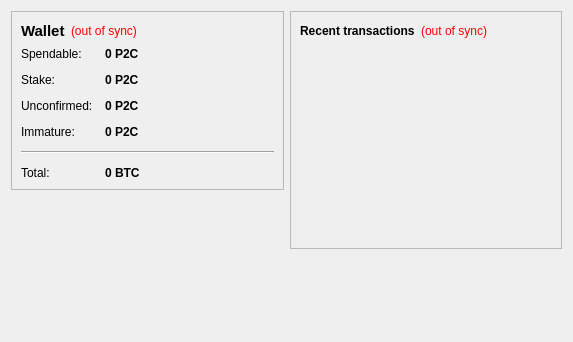
<?xml version="1.0" encoding="UTF-8"?>
<ui version="4.0">
 <class>OverviewPage</class>
 <widget class="QWidget" name="OverviewPage">
  <property name="geometry">
   <rect>
    <x>0</x>
    <y>0</y>
    <width>573</width>
    <height>342</height>
   </rect>
  </property>
  <property name="windowTitle">
   <string>Form</string>
  </property>
  <layout class="QHBoxLayout" name="horizontalLayout" stretch="1,1">
   <item>
    <layout class="QVBoxLayout" name="verticalLayout_2">
     <item>
      <widget class="QFrame" name="frame">
       <property name="frameShape">
        <enum>QFrame::StyledPanel</enum>
       </property>
       <property name="frameShadow">
        <enum>QFrame::Raised</enum>
       </property>
       <layout class="QVBoxLayout" name="verticalLayout_4">
        <item>
         <layout class="QHBoxLayout" name="horizontalLayout_4">
          <item>
           <widget class="QLabel" name="label_5">
            <property name="font">
             <font>
              <pointsize>11</pointsize>
              <weight>75</weight>
              <bold>true</bold>
             </font>
            </property>
            <property name="text">
             <string>Wallet</string>
            </property>
           </widget>
          </item>
          <item>
           <widget class="QLabel" name="labelWalletStatus">
            <property name="toolTip">
             <string>The displayed information may be out of date. Your wallet automatically synchronizes with the Pay2c network after a connection is established, but this process has not completed yet.</string>
            </property>
            <property name="styleSheet">
             <string notr="true">QLabel { color: red; }</string>
            </property>
            <property name="text">
             <string notr="true">(out of sync)</string>
            </property>
            <property name="alignment">
             <set>Qt::AlignLeading|Qt::AlignLeft|Qt::AlignVCenter</set>
            </property>
           </widget>
          </item>
          <item>
           <spacer name="horizontalSpacer_2">
            <property name="orientation">
             <enum>Qt::Horizontal</enum>
            </property>
            <property name="sizeHint" stdset="0">
             <size>
              <width>40</width>
              <height>20</height>
             </size>
            </property>
           </spacer>
          </item>
         </layout>
        </item>
        <item>
         <layout class="QFormLayout" name="formLayout_2">
          <property name="fieldGrowthPolicy">
           <enum>QFormLayout::AllNonFixedFieldsGrow</enum>
          </property>
          <property name="horizontalSpacing">
           <number>12</number>
          </property>
          <property name="verticalSpacing">
           <number>12</number>
          </property>
          <item row="0" column="0">
           <widget class="QLabel" name="label">
            <property name="text">
             <string>Spendable:</string>
            </property>
           </widget>
          </item>
          <item row="0" column="1">
           <widget class="QLabel" name="labelBalance">
            <property name="font">
             <font>
              <weight>75</weight>
              <bold>true</bold>
             </font>
            </property>
            <property name="cursor">
             <cursorShape>IBeamCursor</cursorShape>
            </property>
            <property name="toolTip">
             <string>Your current spendable balance</string>
            </property>
            <property name="text">
             <string notr="true">0 P2C</string>
            </property>
            <property name="textInteractionFlags">
             <set>Qt::LinksAccessibleByMouse|Qt::TextSelectableByKeyboard|Qt::TextSelectableByMouse</set>
            </property>
           </widget>
          </item>
          <item row="1" column="0">
           <widget class="QLabel" name="label_6">
            <property name="text">
             <string>Stake:</string>
            </property>
           </widget>
          </item>
          <item row="1" column="1">
           <widget class="QLabel" name="labelStake">
            <property name="font">
             <font>
              <weight>75</weight>
              <bold>true</bold>
             </font>
            </property>
            <property name="cursor">
             <cursorShape>IBeamCursor</cursorShape>
            </property>
            <property name="toolTip">
             <string>Total of coins that was staked, and do not yet count toward the current balance</string>
            </property>
            <property name="text">
             <string notr="true">0 P2C</string>
            </property>
            <property name="textInteractionFlags">
             <set>Qt::LinksAccessibleByMouse|Qt::TextSelectableByKeyboard|Qt::TextSelectableByMouse</set>
            </property>
           </widget>
          </item>
          <item row="2" column="0">
           <widget class="QLabel" name="label_3">
            <property name="text">
             <string>Unconfirmed:</string>
            </property>
           </widget>
          </item>
          <item row="2" column="1">
           <widget class="QLabel" name="labelUnconfirmed">
            <property name="font">
             <font>
              <weight>75</weight>
              <bold>true</bold>
             </font>
            </property>
            <property name="cursor">
             <cursorShape>IBeamCursor</cursorShape>
            </property>
            <property name="toolTip">
             <string>Total of transactions that have yet to be confirmed, and do not yet count toward the current balance</string>
            </property>
            <property name="text">
             <string notr="true">0 P2C</string>
            </property>
            <property name="textInteractionFlags">
             <set>Qt::LinksAccessibleByMouse|Qt::TextSelectableByKeyboard|Qt::TextSelectableByMouse</set>
            </property>
           </widget>
          </item>
          <item row="3" column="0">
           <widget class="QLabel" name="labelImmatureText">
            <property name="text">
             <string>Immature:</string>
            </property>
           </widget>
          </item>
          <item row="3" column="1">
           <widget class="QLabel" name="labelImmature">
            <property name="font">
             <font>
              <weight>75</weight>
              <bold>true</bold>
             </font>
            </property>
            <property name="toolTip">
             <string>Mined balance that has not yet matured</string>
            </property>
            <property name="text">
             <string notr="true">0 P2C</string>
            </property>
            <property name="textInteractionFlags">
             <set>Qt::LinksAccessibleByMouse|Qt::TextSelectableByKeyboard|Qt::TextSelectableByMouse</set>
            </property>
           </widget>
          </item>
          <item row="4" column="0" colspan="2">
           <widget class="Line" name="line">
            <property name="orientation">
             <enum>Qt::Horizontal</enum>
            </property>
           </widget>
          </item>
          <item row="5" column="0">
           <widget class="QLabel" name="labelTotalText">
            <property name="text">
             <string>Total:</string>
            </property>
           </widget>
          </item>
          <item row="5" column="1">
           <widget class="QLabel" name="labelTotal">
            <property name="font">
             <font>
              <weight>75</weight>
              <bold>true</bold>
             </font>
            </property>
            <property name="cursor">
             <cursorShape>IBeamCursor</cursorShape>
            </property>
            <property name="toolTip">
             <string>Your current total balance</string>
            </property>
            <property name="text">
             <string notr="true">0 BTC</string>
            </property>
            <property name="textInteractionFlags">
             <set>Qt::LinksAccessibleByMouse|Qt::TextSelectableByKeyboard|Qt::TextSelectableByMouse</set>
            </property>
           </widget>
          </item>
         </layout>
        </item>
       </layout>
      </widget>
     </item>
     <item>
      <spacer name="verticalSpacer">
       <property name="orientation">
        <enum>Qt::Vertical</enum>
       </property>
       <property name="sizeHint" stdset="0">
        <size>
         <width>20</width>
         <height>40</height>
        </size>
       </property>
      </spacer>
     </item>
    </layout>
   </item>
   <item>
    <layout class="QVBoxLayout" name="verticalLayout_3">
     <item>
      <widget class="QFrame" name="frame_2">
       <property name="frameShape">
        <enum>QFrame::StyledPanel</enum>
       </property>
       <property name="frameShadow">
        <enum>QFrame::Raised</enum>
       </property>
       <layout class="QVBoxLayout" name="verticalLayout">
        <item>
         <layout class="QHBoxLayout" name="horizontalLayout_2">
          <item>
           <widget class="QLabel" name="label_4">
            <property name="text">
             <string>&lt;b&gt;Recent transactions&lt;/b&gt;</string>
            </property>
           </widget>
          </item>
          <item>
           <widget class="QLabel" name="labelTransactionsStatus">
            <property name="toolTip">
             <string>The displayed information may be out of date. Your wallet automatically synchronizes with the Pay2c network after a connection is established, but this process has not completed yet.</string>
            </property>
            <property name="styleSheet">
             <string notr="true">QLabel { color: red; }</string>
            </property>
            <property name="text">
             <string notr="true">(out of sync)</string>
            </property>
            <property name="alignment">
             <set>Qt::AlignRight|Qt::AlignTrailing|Qt::AlignVCenter</set>
            </property>
           </widget>
          </item>
          <item>
           <spacer name="horizontalSpacer">
            <property name="orientation">
             <enum>Qt::Horizontal</enum>
            </property>
            <property name="sizeHint" stdset="0">
             <size>
              <width>40</width>
              <height>20</height>
             </size>
            </property>
           </spacer>
          </item>
         </layout>
        </item>
        <item>
         <widget class="QListView" name="listTransactions">
          <property name="styleSheet">
           <string notr="true">QListView { background: transparent; }</string>
          </property>
          <property name="frameShape">
           <enum>QFrame::NoFrame</enum>
          </property>
          <property name="verticalScrollBarPolicy">
           <enum>Qt::ScrollBarAlwaysOff</enum>
          </property>
          <property name="horizontalScrollBarPolicy">
           <enum>Qt::ScrollBarAlwaysOff</enum>
          </property>
          <property name="selectionMode">
           <enum>QAbstractItemView::NoSelection</enum>
          </property>
         </widget>
        </item>
       </layout>
      </widget>
     </item>
     <item>
      <spacer name="verticalSpacer_2">
       <property name="orientation">
        <enum>Qt::Vertical</enum>
       </property>
       <property name="sizeHint" stdset="0">
        <size>
         <width>20</width>
         <height>40</height>
        </size>
       </property>
      </spacer>
     </item>
    </layout>
   </item>
  </layout>
 </widget>
 <resources/>
 <connections/>
</ui>
